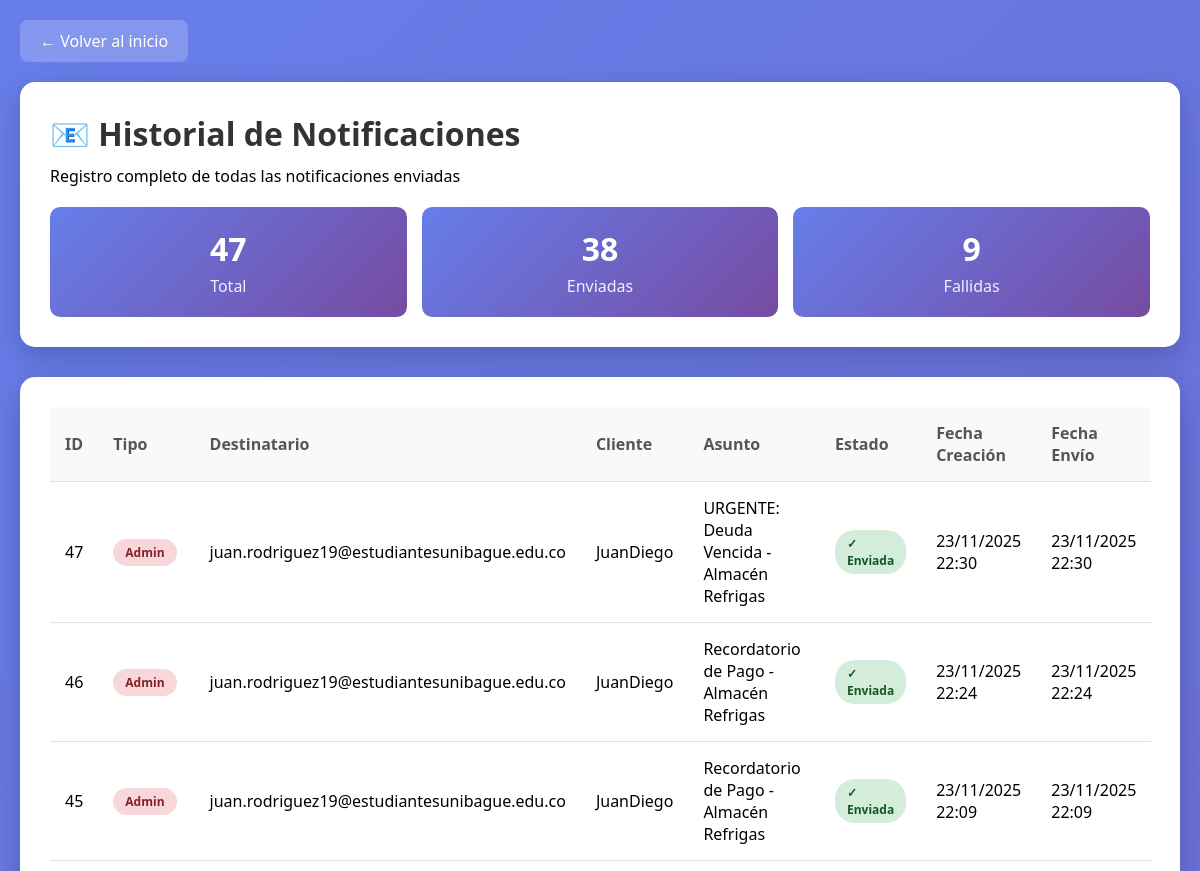
/notificaciones/historial/ (signed in, upper part), run on an earlier commit of the app's database.
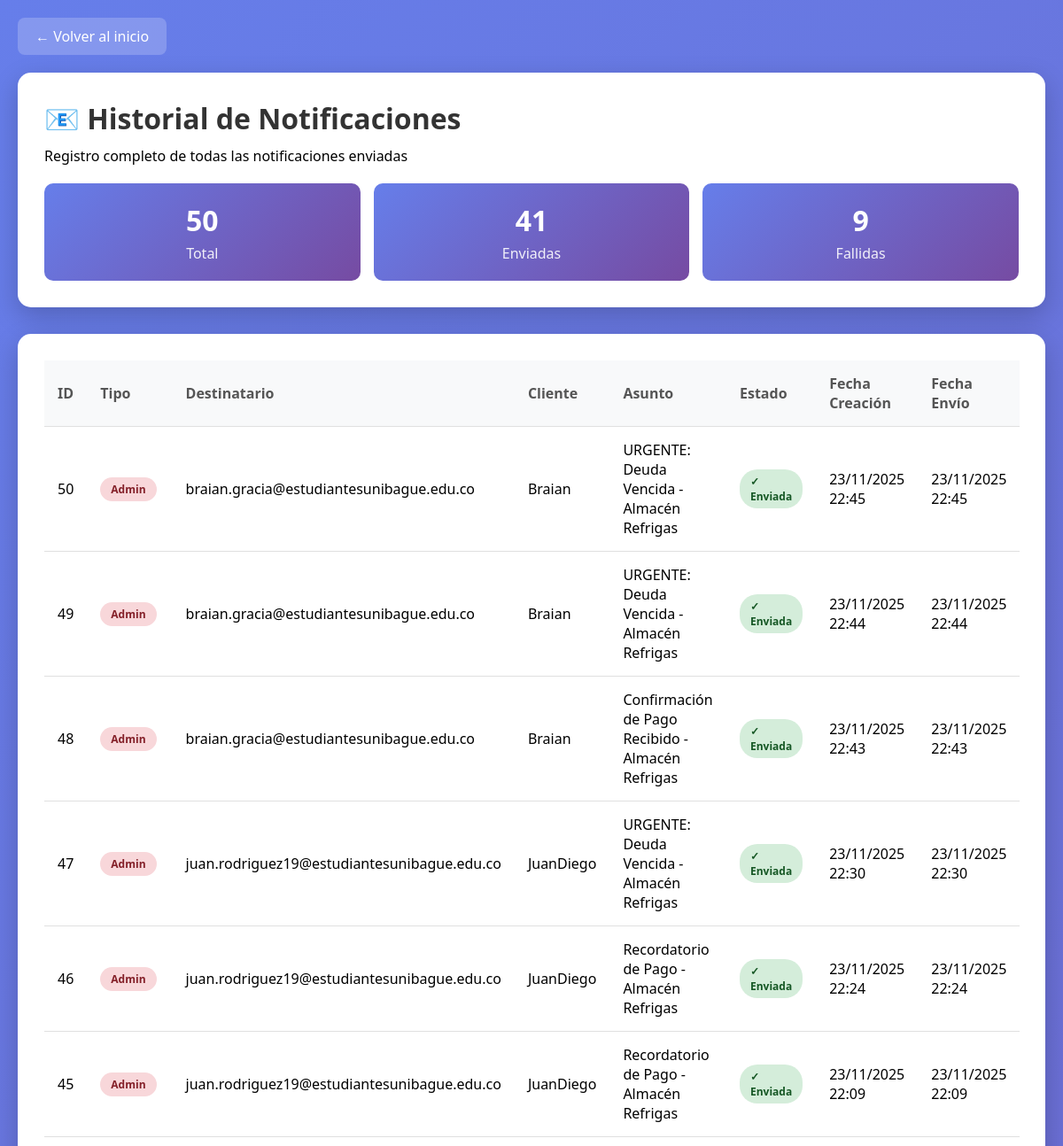
And on a later commit of the database.
### notificaciones/models.py (models this page shows, shortened)
class Notificacion(models.Model):
    TIPO_CHOICES = [
        ('DEUDA_VENCIDA_CLIENTE', 'Deuda Vencida - Cliente'),
        ('DEUDA_VENCIDA_ADMIN', 'Deuda Vencida - Administrador'),
        ('RECORDATORIO_PAGO', 'Recordatorio de Pago'),
    ]
    ESTADO_CHOICES = [
        ('PENDIENTE', 'Pendiente'),
        ('ENVIADA', 'Enviada'),
        ('FALLIDA', 'Fallida'),
    ]
    tipo = models.CharField(max_length=30, choices=TIPO_CHOICES)
    destinatario_email = models.EmailField()
    asunto = models.CharField(max_length=200)
    mensaje = models.TextField()
    deuda = models.ForeignKey(Deuda, on_delete=models.CASCADE, null=True, blank=True)
    cliente = models.ForeignKey(Cliente, on_delete=models.CASCADE, null=True, blank=True)
    estado = models.CharField(max_length=10, choices=ESTADO_CHOICES, default='PENDIENTE')
    fecha_creacion = models.DateTimeField(auto_now_add=True)
    fecha_envio = models.DateTimeField(null=True, blank=True)
    error_mensaje = models.TextField(blank=True)
    class Meta:
        ordering = ['-fecha_creacion']
        verbose_name = 'Notificación'
        verbose_name_plural = 'Notificaciones'

### cartera/models.py (models this page shows, shortened)
class Cliente(models.Model):
    nombre = models.CharField(max_length=100)
    correo = models.EmailField(unique=True)
    telefono = models.CharField(max_length=15, blank=True)
    direccion = models.CharField(max_length=200, blank=True, default='')

### notificaciones/views.py (the view)
# urls.py: path('historial/', views.historial_notificaciones, name='historial'),
@login_required
@user_passes_test(es_staff)
def historial_notificaciones(request):
    notificaciones_completas = Notificacion.objects.select_related('cliente', 'deuda').all()
    total = notificaciones_completas.count()
    enviadas = notificaciones_completas.filter(estado='ENVIADA').count()
    fallidas = notificaciones_completas.filter(estado='FALLIDA').count()
    notificaciones = notificaciones_completas[:100]
    contexto = {
        'notificaciones': notificaciones,
        'total': total,
        'enviadas': enviadas,
        'fallidas': fallidas,
    }
    return render(request, 'notificaciones/historial.html', contexto)

### notificaciones/views.py (called while the page is built)
def es_staff(user):
    return user.is_staff

### templates/notificaciones/historial.html (shortened to what this page needs)
{% load static %}
<!DOCTYPE html>
<html lang="es">
<head>
</head>
<body>
    <div class="container">
        <a href="/" class="back-btn">← Volver al inicio</a>
        <div class="header">
            <h1>📧 Historial de Notificaciones</h1>
            <p>Registro completo de todas las notificaciones enviadas</p>
            <div class="stats">
                <div class="stat-card">
                    <h3>{{ total }}</h3>
                    <p>Total</p>
                </div>
                <div class="stat-card">
                    <h3>{{ enviadas }}</h3>
                    <p>Enviadas</p>
                </div>
                <div class="stat-card">
                    <h3>{{ fallidas }}</h3>
                    <p>Fallidas</p>
                </div>
            </div>
        </div>
        <div class="table-container">
            {% if notificaciones %}
                <table>
                    <thead>
                        <tr>
                            <th>ID</th>
                            <th>Tipo</th>
                            <th>Destinatario</th>
                            <th>Cliente</th>
                            <th>Asunto</th>
                            <th>Estado</th>
                            <th>Fecha Creación</th>
                            <th>Fecha Envío</th>
                        </tr>
                    </thead>
                    <tbody>
                        {% for notif in notificaciones %}
                        <tr>
                            <td>{{ notif.id }}</td>
                            <td>
                                {% if 'CLIENTE' in notif.tipo %}
                                    <span class="badge badge-cliente">Cliente</span>
                                {% else %}
                                    <span class="badge badge-admin">Admin</span>
                                {% endif %}
                            </td>
                            <td>{{ notif.destinatario_email }}</td>
                            <td>{{ notif.cliente.nombre|default:"N/A" }}</td>
                            <td>{{ notif.asunto|truncatewords:8 }}</td>
                            <td>
                                {% if notif.estado == 'ENVIADA' %}
                                    <span class="badge badge-enviada">✓ Enviada</span>
                                {% elif notif.estado == 'PENDIENTE' %}
                                    <span class="badge badge-pendiente">⏳ Pendiente</span>
                                {% else %}
                                    <span class="badge badge-fallida">✗ Fallida</span>
                                {% endif %}
                            </td>
                            <td>{{ notif.fecha_creacion|date:"d/m/Y H:i" }}</td>
                            <td>
                                {% if notif.fecha_envio %}
                                    {{ notif.fecha_envio|date:"d/m/Y H:i" }}
                                {% else %}
                                    <span style="color: #999;">-</span>
                                {% endif %}
                            </td>
                        </tr>
                        {% endfor %}
                    </tbody>
                </table>
            {% else %}
                <div class="no-data">
                    <h3>📭 No hay notificaciones registradas</h3>
                    <p>Las notificaciones aparecerán aquí una vez que se envíen.</p>
                </div>
            {% endif %}
        </div>
    </div>
</body>
</html>

What changed in the data, as far as the page shows it:
added Notificacion: id "50", tipo "Admin", destinatario_email "braian.gracia@estudiantesunibague.edu.co", cliente.nombre "Braian", asunto "URGENTE: Deuda Vencida - Almacén Refrigas", estado "✓ Enviada", fecha_creacion "23/11/2025 22:45", fecha_envio "23/11/2025 22:45"
added Notificacion: id "49", tipo "Admin", destinatario_email "braian.gracia@estudiantesunibague.edu.co", cliente.nombre "Braian", asunto "URGENTE: Deuda Vencida - Almacén Refrigas", estado "✓ Enviada", fecha_creacion "23/11/2025 22:44", fecha_envio "23/11/2025 22:44"
added Notificacion: id "48", tipo "Admin", destinatario_email "braian.gracia@estudiantesunibague.edu.co", cliente.nombre "Braian", asunto "Confirmación de Pago Recibido - Almacén Refrigas", estado "✓ Enviada", fecha_creacion "23/11/2025 22:43", fecha_envio "23/11/2025 22:43"
Also different on the page:
{{ total }}: "47" → "50"
{{ enviadas }}: "38" → "41"
